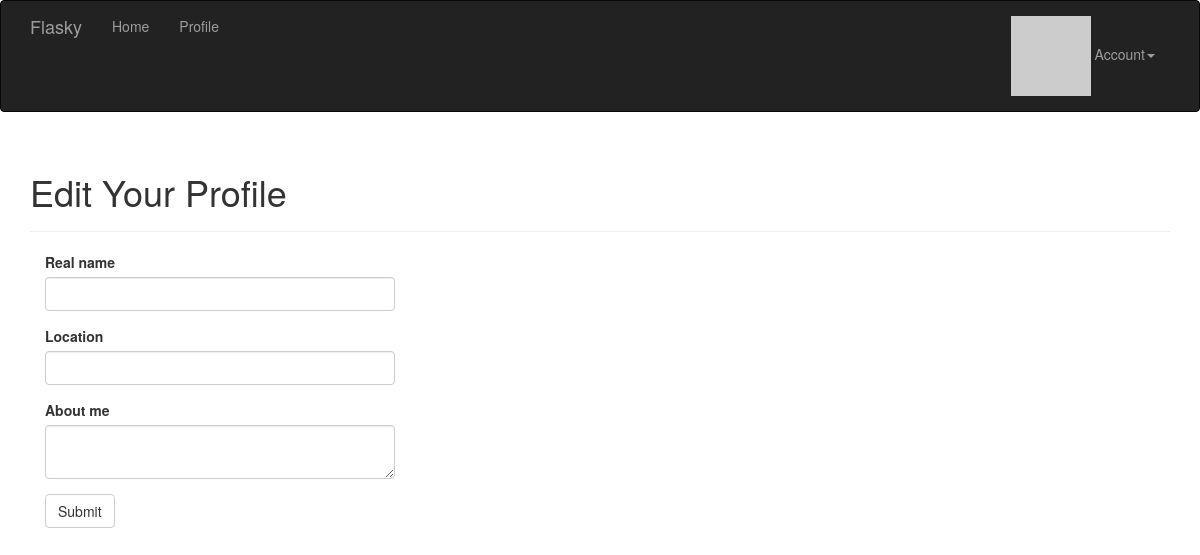
The app's page /edit-profile (signed in), older data.
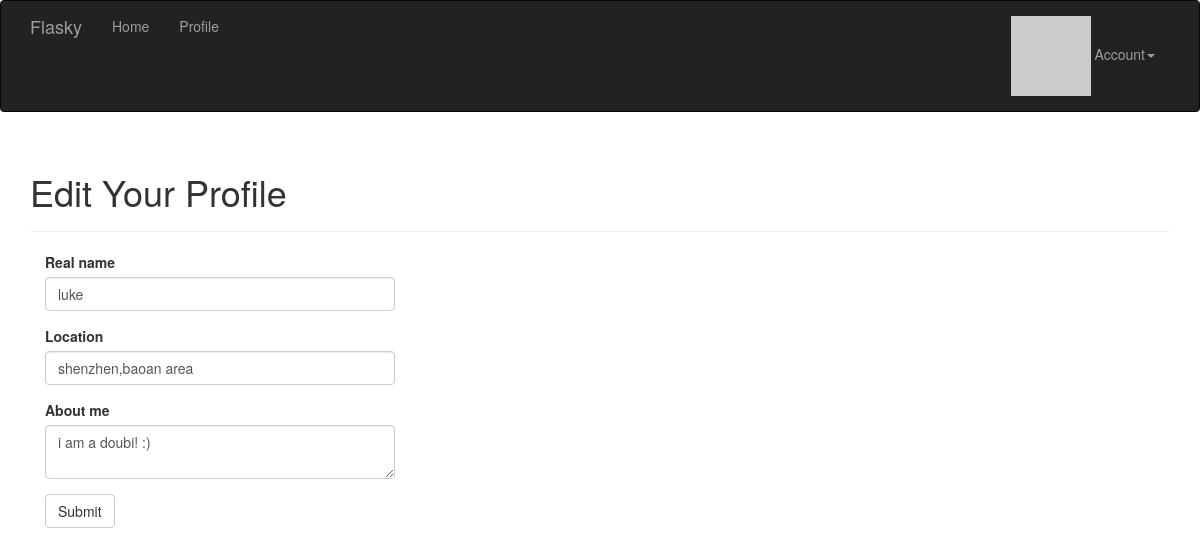
The same page, newer data.
### app/models.py (models this page shows, shortened)
class User(UserMixin, db.Model):
    __tablename__ = 'users'
    id = db.Column(db.Integer, primary_key=True)
    email = db.Column(db.String(64), unique=True, index=True)
    username = db.Column(db.String(64), unique=True, index=True)
    role_id = db.Column(db.Integer, db.ForeignKey('roles.id'))
    password_hash = db.Column(db.String(128))
    confirmed = db.Column(db.Boolean, default=False)
    name = db.Column(db.String(64))
    location = db.Column(db.String(64))
    about_me = db.Column(db.Text())
    member_since = db.Column(db.DateTime(), default=datetime.utcnow)
    last_seen = db.Column(db.DateTime(), default=datetime.utcnow)
    avatar_hash = db.Column(db.String(32))
    posts = db.relationship('Post', backref='author', lazy='dynamic')
    @property
    def password(self):
        raise AttributeError('password is not a readable attribute')
    def ping(self):
        self.last_seen = datetime.utcnow()
        db.session.add(self)
    def gravatar(self, size=256, default="identicon", rating="g"):
        if request.is_secure:
            url = 'https://secure.gravatar.com/avatar'
        else:
            url = 'http://www.gravatar.com/avatar'
        hash = self.avatar_hash or hashlib.md5(
                self.email.encode('utf-8')).hexdigest()
        return '{url}/{hash}?s={size}&d={default}&r={rating}'.format(
                url=url, hash=hash, size=size, default=default, rating=rating)

### app/main/views.py (the view, shortened to what this page needs)
@main.route('/edit-profile', methods=['POST', 'GET'])
def edit_profile():
    form = EditProfileForm()
    form.name.data = current_user.name
    form.location.data = current_user.location
    form.about_me.data = current_user.about_me
    return render_template('edit-profile.html', form=form)

### app/main/forms.py
class EditProfileForm(Form):
    name = StringField('Real name', validators=[Length(0, 64)])
    location = StringField('Location', validators=[Length(0, 64)])
    about_me = TextAreaField('About me')
    submit = SubmitField('Submit')

### app/auth/views.py (called while the page is built)
@auth.before_app_request
def before_request():
    if current_user.is_authenticated:
        current_user.ping()
        if not current_user.confirmed \
               and request.endpoint[:5] != 'auth.' \
               and request.endpoint != 'static':
            return redirect(url_for('auth.unconfirmed'))

### app/main/__init__.py (called while the page is built)
@main.app_context_processor
def inject_perssions():
    return dict(Permission=Permission)

### app/models.py (called while the page is built)
@login_manager.user_loader
def load_user(user_id):
    return User.query.get(int(user_id))

### app/templates/edit-profile.html (shortened to what this page needs)
{% extends "base.html" %}
{% import "bootstrap/wtf.html" as wtf %}
{% block page_content %}
<div class="page-header">
  <h1>Edit Your Profile</h1>
</div>
<div class="col-md-4">
  {{ wtf.quick_form(form) }}
{% endblock %}

Row changes from the older to the newer data that the page shows:
now on this page (row edited): User: name "luke", location "shenzhen,baoan area", about_me "i am a doubi! :)"
